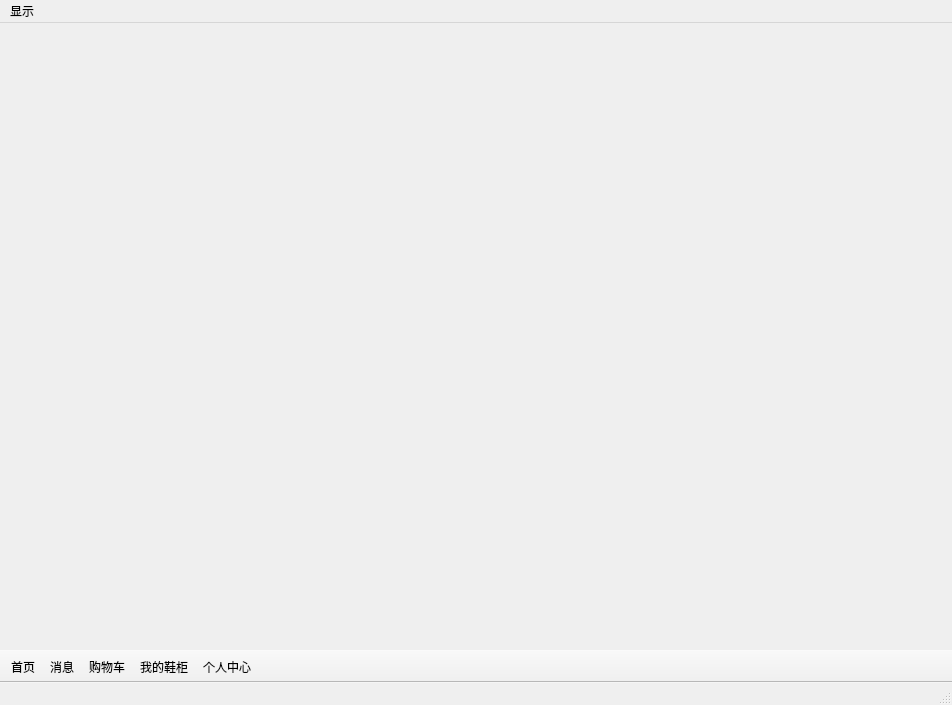
<?xml version="1.0" encoding="UTF-8"?>
<ui version="4.0">
 <class>MainWindow</class>
 <widget class="QMainWindow" name="MainWindow">
  <property name="geometry">
   <rect>
    <x>0</x>
    <y>0</y>
    <width>952</width>
    <height>705</height>
   </rect>
  </property>
  <property name="windowTitle">
   <string>MainWindow</string>
  </property>
  <widget class="QWidget" name="centralWidget">
   <layout class="QGridLayout" name="gridLayout">
    <item row="0" column="0">
     <widget class="QWidget" name="widget" native="true"/>
    </item>
   </layout>
  </widget>
  <widget class="QMenuBar" name="menuBar">
   <property name="geometry">
    <rect>
     <x>0</x>
     <y>0</y>
     <width>952</width>
     <height>26</height>
    </rect>
   </property>
   <widget class="QMenu" name="menu">
    <property name="title">
     <string>显示</string>
    </property>
    <addaction name="action_5"/>
    <addaction name="action"/>
    <addaction name="action_2"/>
    <addaction name="action_3"/>
    <addaction name="action_4"/>
   </widget>
   <addaction name="menu"/>
  </widget>
  <widget class="QToolBar" name="mainToolBar">
   <property name="movable">
    <bool>false</bool>
   </property>
   <property name="iconSize">
    <size>
     <width>110</width>
     <height>60</height>
    </size>
   </property>
   <attribute name="toolBarArea">
    <enum>BottomToolBarArea</enum>
   </attribute>
   <attribute name="toolBarBreak">
    <bool>false</bool>
   </attribute>
   <addaction name="action_5"/>
   <addaction name="action"/>
   <addaction name="action_2"/>
   <addaction name="action_3"/>
   <addaction name="action_4"/>
  </widget>
  <widget class="QStatusBar" name="statusBar"/>
  <action name="action">
   <property name="icon">
    <iconset resource="icons.qrc">
     <normaloff>:/icons/message-dots.png</normaloff>:/icons/message-dots.png</iconset>
   </property>
   <property name="text">
    <string>消息</string>
   </property>
  </action>
  <action name="action_2">
   <property name="icon">
    <iconset resource="icons.qrc">
     <normaloff>:/icons/shopping-cart.png</normaloff>:/icons/shopping-cart.png</iconset>
   </property>
   <property name="text">
    <string>购物车</string>
   </property>
  </action>
  <action name="action_3">
   <property name="icon">
    <iconset resource="icons.qrc">
     <normaloff>:/icons/clipboard-list.png</normaloff>:/icons/clipboard-list.png</iconset>
   </property>
   <property name="text">
    <string>我的鞋柜</string>
   </property>
  </action>
  <action name="action_4">
   <property name="icon">
    <iconset resource="icons.qrc">
     <normaloff>:/icons/brand-reddit.png</normaloff>:/icons/brand-reddit.png</iconset>
   </property>
   <property name="text">
    <string>个人中心</string>
   </property>
  </action>
  <action name="action_5">
   <property name="icon">
    <iconset resource="icons.qrc">
     <normaloff>:/icons/home.png</normaloff>:/icons/home.png</iconset>
   </property>
   <property name="text">
    <string>首页</string>
   </property>
  </action>
 </widget>
 <layoutdefault spacing="6" margin="11"/>
 <resources>
  <include location="icons.qrc"/>
 </resources>
 <connections/>
</ui>
